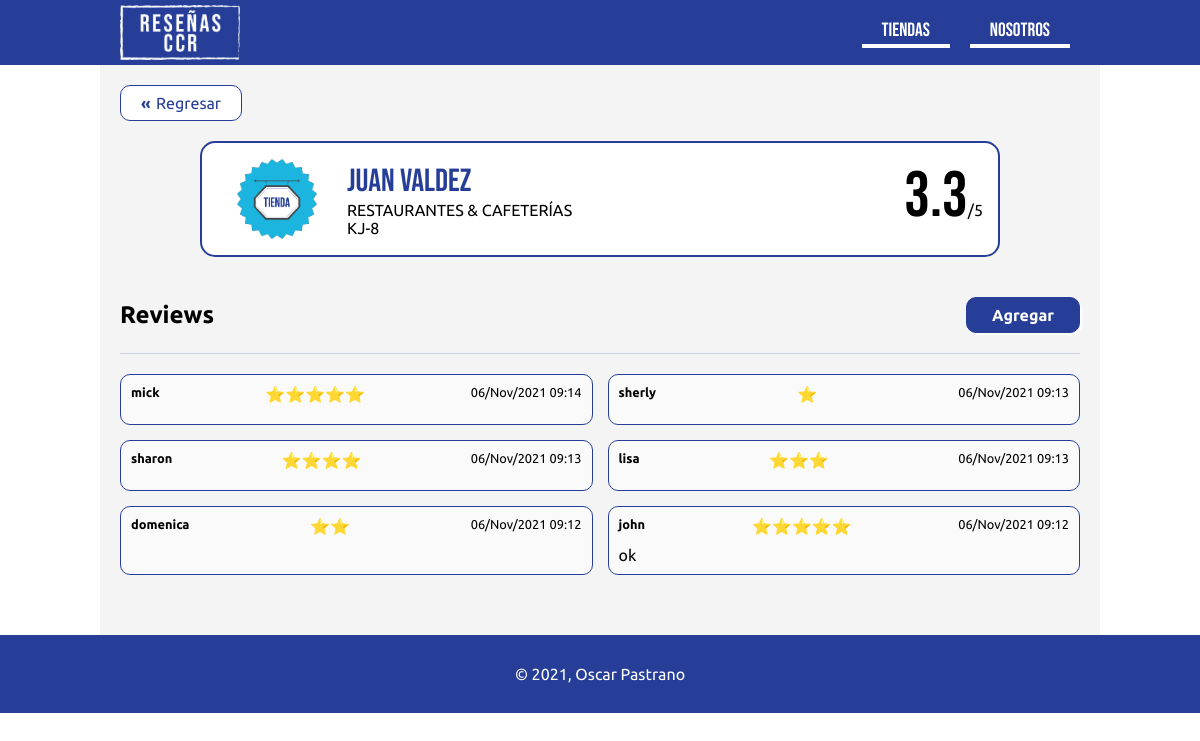
/tiendas/248/, run on the app's committed database.
### reviews/models.py (models this page shows, shortened)
class Store(models.Model):
	name = models.CharField(max_length=150)
	room = models.CharField(max_length=150,  null=True, blank=True)
	description = models.TextField( null=True, blank=True)
	score = models.DecimalField(max_digits=4, decimal_places=2, null=True, blank=True)
	logo = models.TextField( null=True, blank=True)
	category = models.ForeignKey(
		Category, on_delete=models.SET_NULL, related_name='stores', null=True, blank=True
	)
	class Meta:
		ordering = ['name']
	def totalScore(self):
		total = 0
		for rev in self.reviews.all():
			total = total + rev.score
		if total > 0:
			return total / len(self.reviews.all())
		else:
			return 0

class Category(models.Model):
	name = models.CharField(max_length=150)
	description = models.TextField(null=True, blank=True)
	class Meta:
		ordering = ['name']

class Review(models.Model):
	score = models.IntegerField()
	name = models.CharField(max_length=150, blank=True)
	description = models.TextField( null=True, blank=True)
	created = models.DateTimeField(auto_now_add=True)
	store = models.ForeignKey(
		Store, on_delete=models.SET_NULL, related_name='reviews', null=True, blank=True
	)
	class Meta:
		ordering = ['-created']

### reviews/views.py (the view)
# urls.py: path('tiendas/<int:pk>/', StoreDetailView.as_view(), name='store'),
class StoreDetailView(DetailView):
	model = Store

### reviews/templates/reviews/store_detail.html (shortened to what this page needs)
{% extends 'base.html' %}
{% load static %}
{% block main %}
<a href=" {% url 'reviews:stores' 0 %} " class="back">Regresar</a>
{% include './partials/storeData.html' %}
<article>
   <div class="bar">
      <h2>Reviews</h2>
      <a href=" {% url 'reviews:create' store.id %} " class="add">Agregar</a>
   </div>
   <ul class="reviewLst">
      {% for review in store.reviews.all %}
      <li>
         <div class="info">
            <p class="strName">{{review.name}}</p>
            <p>
               {% if review.score == 5 %} ⭐⭐⭐⭐⭐
               {% elif review.score == 4 %} ⭐⭐⭐⭐
               {% elif review.score == 3 %} ⭐⭐⭐
               {% elif review.score == 2 %} ⭐⭐
               {% else %} ⭐
               {% endif %}
            </p>
            <p class="date">{{review.created|date:'d/M/Y H:i'}}</p>
         </div>
         <div class="desc">
            <p>{{review.description|truncatechars:80}}</p>
         </div>
      </li>
      {% endfor %}
   </ul>
</article>
{% endblock %}

### reviews/templates/reviews/partials/storeData.html
{% load static %}
<div class="store">
   <div class="logo">
      <img src=" {% static 'img/storeLogo.png' %} " alt="" />
   </div>
   <div class="info">
      <p class="strName">{{store.name}}</p>
      <p>{{store.category.name}}</p>
      <p>{{store.room}}</p>
   </div>
   <div class="score">
      {% if store.totalScore == 0 %}
      <p>&theta;</p>
      {% else %}
      <p>{{store.totalScore|floatformat}} <span>/5</span></p>
      {% endif %}
   </div>
</div>

### assets/css/main.css (style rules this page uses)
* { margin:0;padding:0;box-sizing:border-box;font-family:ubuntu }
body { font-family:arial;background:#fff;color:#000 }
ul { list-style:none }
a { text-decoration:none;color:#fff }
.back { display:inline-block;padding:8px 20px 8px 35px;border:1px solid #263e98;text-align:center;margin:20px;border-radius:10px;color:#263e98;background:#fff;position:relative;transition:.2s }
.back:before { content:"«";position:absolute;left:20px;top:50%;transform:translate(0, -50%);font-weight:bold;transition:.2s }
.add { display:inline-block;margin:20px 0;padding:8px 25px;background:#263e98;font-weight:bold;border:1px solid #263e98;border-radius:10px;box-shadow:2px 2px 2px #fff;transition:.2s }
.store { display:flex;align-items:center;padding:15px;border:2px solid #263e98;border-radius:15px;max-width:80%;margin:0 auto;background:#fff }
.store .logo { margin-right:10px;width:120px }
.store img { height:80px;display:block;margin:0 auto }
.store .info { flex:1 }
.store .info .strName { font-size:2rem;font-family:"Bebas Neue";color:#263e98 }
.store .score p { font-family:"Bebas Neue";font-size:4rem;border-bottom:5px solid #fff }
.store .score span { font-size:1rem;margin-left:-10px }
article { padding:20px 20px 0 }
.bar { display:flex;align-items:center;justify-content:space-between;border-bottom:1px solid rgba(38,62,152,.2) }
.reviewLst { padding-top:20px;display:grid;grid-template-columns:repeat(2, 1fr);grid-gap:15px;margin-bottom:20px }
.reviewLst li { border:1px solid #263e98;padding:10px;border-radius:10px;background:#fafafa }
.reviewLst li .info { display:flex;justify-content:space-between }
.reviewLst li .strName { font-weight:bold;font-size:.8rem }
.reviewLst li .desc { padding-top:10px }
.reviewLst li .date { font-size:.8rem }

### data on the page
Store: name "JUAN VALDEZ", category.name "RESTAURANTES & CAFETERÍAS", room "KJ-8", totalScore "3.3"
Review: name "mick", created "06/Nov/2021 09:14"
Review: name "sherly", created "06/Nov/2021 09:13"
Review: name "sharon", created "06/Nov/2021 09:13"
Review: name "lisa", created "06/Nov/2021 09:13"
Review: name "domenica", created "06/Nov/2021 09:12"
Review: name "john", created "06/Nov/2021 09:12", description "ok"
